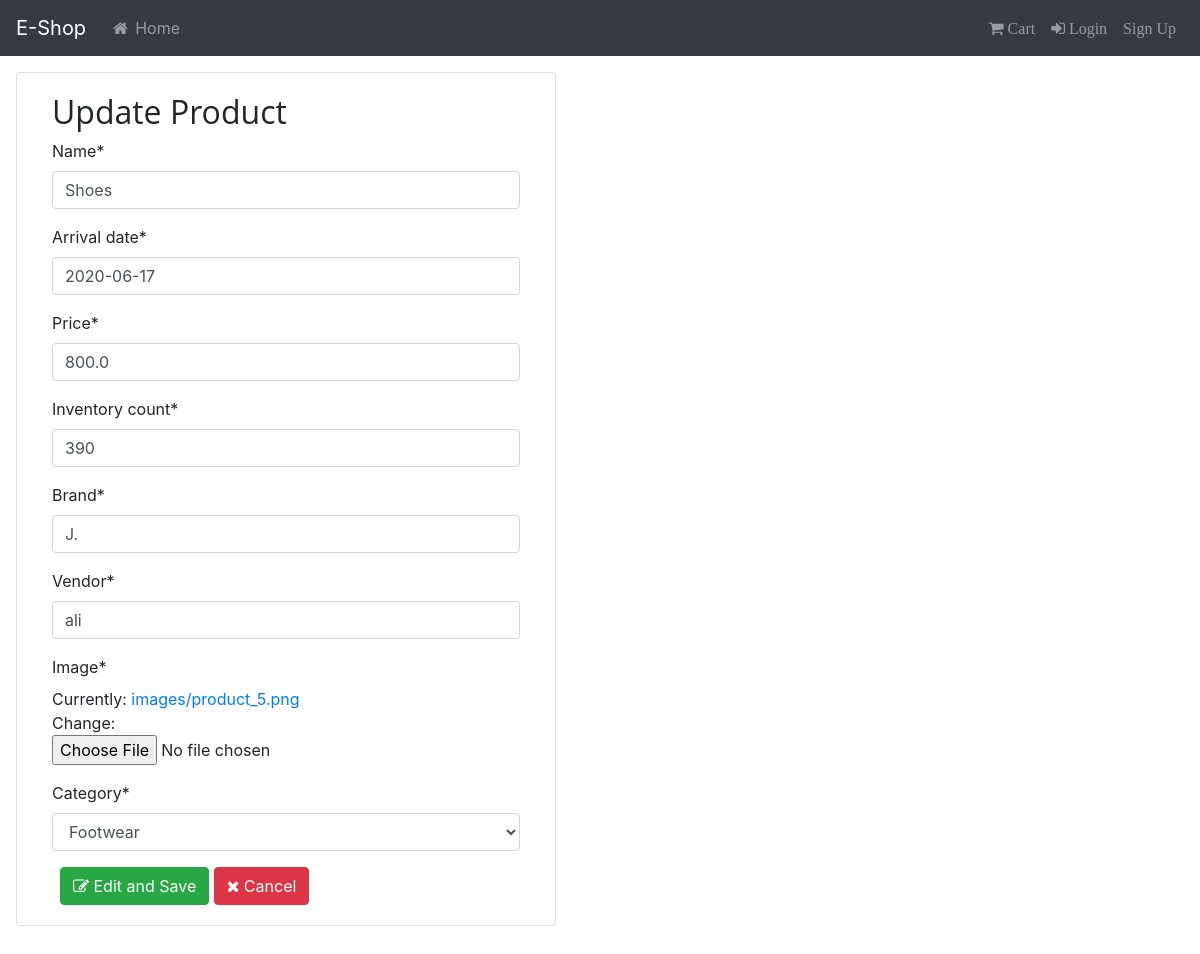
The page /update_product/11 on the database its author committed.
### ecommerce_app/models.py (models this page shows, shortened)
class Product(models.Model):
    name = models.CharField(max_length=100)
    arrival_date = models.DateField()
    price = models.FloatField()
    inventory_count = models.IntegerField(default=0)
    brand = models.CharField(max_length=100)
    vendor = models.CharField(max_length=100)
    image = models.ImageField(upload_to='images/')
    category = models.ForeignKey(ProductCategory, on_delete = models.CASCADE)

class ProductCategory(models.Model):
    category = models.CharField(max_length=100)
    def __str__(self):
        return self.category

### ecommerce_app/views.py (the view)
# urls.py: path('update_product/<int:id>', views.update_product, name='update_product'),
def update_product(request, id):
    context = {}
    obj = get_object_or_404(Product, id = id)
    form = ProductForm(request.POST or None, request.FILES or None, instance = obj)
    if form.is_valid():
        form.save()
        return redirect("ecommerce_app:all_products")
    context["form"] = form
    return render(request, "products/crud/update_product.html", context)

### ecommerce_app/forms.py
class ProductForm(forms.ModelForm):
    class Meta:
        model = Product
        fields = ['name', 'arrival_date', 'price', 'inventory_count',
                  'brand', 'vendor', 'image', 'category']

### templates/products/crud/update_product.html (shortened to what this page needs)
{% extends 'base.html' %}
{% block content %}
{% load crispy_forms_tags %}
<br />
<br />
<br />
<div class="card ml-3" style="width: 45%; height: 30%;">
    <div class="card-body">
        <div class="container">
            <h2 style="font-family: 'Open Sans';">Update Product</h2>
            <form method="post" enctype="multipart/form-data">
                {% csrf_token %} {{ form|crispy }}
                <button name="edit" type="submit" class="btn btn-success ml-2"><i class="fa fa-edit"></i> Edit and Save</button>
                <a href="{% url 'ecommerce_app:all_products' %}" class="btn btn-danger" role="button"><i class="fa fa-times"></i> Cancel</a>
            </form>
        </div>
    </div>
</div>
<br />
{% endblock %}

### static/css/main.css (style rules this page uses)
body { margin-right: 10px; overflow-x: hidden; }

### rows shown on the page
Product: name "Shoes", arrival_date "2020-06-17", price "800.0", inventory_count "390", brand "J.", vendor "ali"
ProductCategory: category "Footwear"
